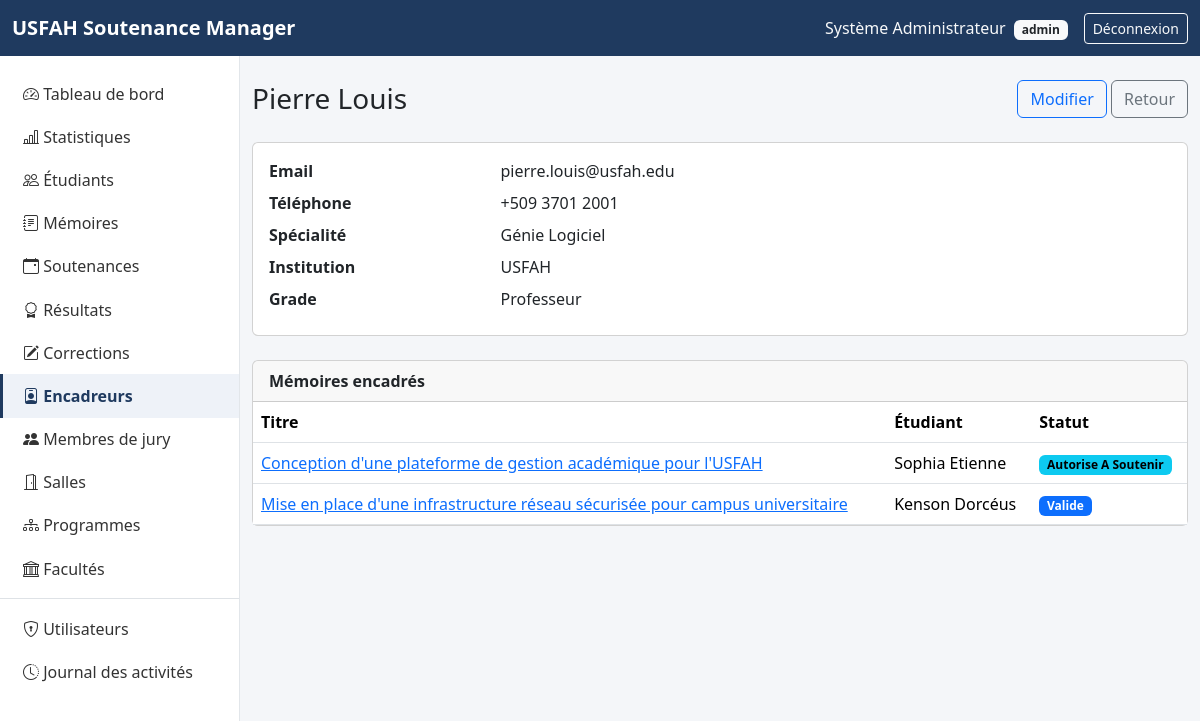
The page /supervisors/show.php?id=1 (signed in) on the database its author committed.
### tables this page shows
CREATE TABLE supervisors (
    id           INT UNSIGNED AUTO_INCREMENT PRIMARY KEY,
    last_name    VARCHAR(100) NOT NULL,
    first_name   VARCHAR(100) NOT NULL,
    email        VARCHAR(150) NOT NULL UNIQUE,
    telephone    VARCHAR(30)  NULL,
    specialite   VARCHAR(150) NULL,
    institution  VARCHAR(150) NULL,
    grade        VARCHAR(100) NULL,
    created_at   TIMESTAMP NOT NULL DEFAULT CURRENT_TIMESTAMP
);

CREATE TABLE theses (
    id                 INT UNSIGNED AUTO_INCREMENT PRIMARY KEY,
    student_id         INT UNSIGNED NOT NULL,
    titre              VARCHAR(255) NOT NULL,
    resume             TEXT NULL,
    domaine_recherche  VARCHAR(150) NULL,
    supervisor_id      INT UNSIGNED NULL,
    date_soumission    DATE NULL,
    annee_academique   VARCHAR(20) NOT NULL,
    statut             ENUM('en_preparation','soumis','valide','a_corriger','autorise_a_soutenir','soutenu')
                       NOT NULL DEFAULT 'en_preparation',
    created_at         TIMESTAMP NOT NULL DEFAULT CURRENT_TIMESTAMP,
    CONSTRAINT fk_theses_student    FOREIGN KEY (student_id)    REFERENCES students(id),
    CONSTRAINT fk_theses_supervisor FOREIGN KEY (supervisor_id) REFERENCES supervisors(id)
);

CREATE TABLE students (
    id                INT UNSIGNED AUTO_INCREMENT PRIMARY KEY,
    matricule         VARCHAR(30)  NOT NULL UNIQUE,
    last_name         VARCHAR(100) NOT NULL,
    first_name        VARCHAR(100) NOT NULL,
    sexe              ENUM('M','F') NULL,
    date_naissance    DATE NULL,
    email             VARCHAR(150) NOT NULL UNIQUE,
    telephone         VARCHAR(30)  NULL,
    faculty_id        INT UNSIGNED NULL,
    program_id        INT UNSIGNED NULL,
    niveau            VARCHAR(50)  NULL,
    annee_academique  VARCHAR(20)  NOT NULL,
    statut            ENUM('actif','inactif') NOT NULL DEFAULT 'actif',
    created_at        TIMESTAMP NOT NULL DEFAULT CURRENT_TIMESTAMP,
    CONSTRAINT fk_students_faculty FOREIGN KEY (faculty_id) REFERENCES faculties(id),
    CONSTRAINT fk_students_program FOREIGN KEY (program_id) REFERENCES programs(id)
);

### supervisors/show.php (the view, shortened to what this page needs)
<?php
require_once __DIR__ . '/../config/database.php';
require_once __DIR__ . '/../includes/functions.php';
$id = (int) get_param('id', 0);
$stmt = $pdo->prepare('SELECT * FROM supervisors WHERE id = ?');
$stmt->execute([$id]);
$supervisor = $stmt->fetch();
$theses_stmt = $pdo->prepare('SELECT t.*, s.first_name AS student_first, s.last_name AS student_last FROM theses t JOIN students s ON s.id = t.student_id WHERE t.supervisor_id = ? ORDER BY t.created_at DESC');
$theses_stmt->execute([$id]);
$theses = $theses_stmt->fetchAll();
require __DIR__ . '/../includes/header.php';
?>
<div class="d-flex justify-content-between align-items-center mb-4">
    <h1 class="h3 mb-0"><?= e($supervisor['first_name'] . ' ' . $supervisor['last_name']) ?></h1>
    <div>
        <a href="edit.php?id=<?= $id ?>" class="btn btn-outline-primary">Modifier</a>
        <a href="index.php" class="btn btn-outline-secondary">Retour</a>
    </div>
</div>
<div class="card mb-4"><div class="card-body">
    <dl class="row mb-0">
        <dt class="col-sm-3">Email</dt><dd class="col-sm-9"><?= e($supervisor['email']) ?></dd>
        <dt class="col-sm-3">Téléphone</dt><dd class="col-sm-9"><?= e($supervisor['telephone'] ?? '—') ?></dd>
        <dt class="col-sm-3">Spécialité</dt><dd class="col-sm-9"><?= e($supervisor['specialite'] ?? '—') ?></dd>
        <dt class="col-sm-3">Institution</dt><dd class="col-sm-9"><?= e($supervisor['institution'] ?? '—') ?></dd>
        <dt class="col-sm-3">Grade</dt><dd class="col-sm-9"><?= e($supervisor['grade'] ?? '—') ?></dd>
    </dl>
</div></div>
<div class="card">
    <div class="card-header fw-semibold">Mémoires encadrés</div>
    <div class="table-responsive">
        <table class="table mb-0">
            <thead><tr><th>Titre</th><th>Étudiant</th><th>Statut</th></tr></thead>
            <tbody>
                <?php foreach ($theses as $t): ?>
                    <tr>
                        <td><a href="<?= BASE_URL ?>/theses/show.php?id=<?= $t['id'] ?>"><?= e($t['titre']) ?></a></td>
                        <td><?= e($t['student_first'] . ' ' . $t['student_last']) ?></td>
                        <td><?= status_badge($t['statut']) ?></td>
                    </tr>
                <?php endforeach; ?>
            </tbody>
        </table>
    </div>
</div>
<?php require __DIR__ . '/../includes/footer.php'; ?>

### includes/functions.php (shortened to what this page needs)
<?php
function e(?string $value): string
{
    return htmlspecialchars($value ?? '', ENT_QUOTES, 'UTF-8');
}
function get_param(string $key, $default = null)
{
    return $_GET[$key] ?? $default;
}
function status_badge(string $statut): string
{
    $map = [
        'actif' => 'success', 'inactif' => 'secondary',
        'en_preparation' => 'secondary', 'soumis' => 'info', 'valide' => 'primary',
        'a_corriger' => 'warning', 'autorise_a_soutenir' => 'info', 'soutenu' => 'success',
        'programmee' => 'primary', 'reportee' => 'warning', 'realisee' => 'success', 'annulee' => 'danger',
        'a_faire' => 'secondary', 'en_cours' => 'info', 'soumise' => 'warning', 'validee' => 'success',
        'admis' => 'success', 'admis_avec_corrections' => 'warning', 'ajourne' => 'danger',
        'disponible' => 'success', 'indisponible' => 'secondary',
    ];
    $color = $map[$statut] ?? 'secondary';
    $label = ucwords(str_replace('_', ' ', $statut));
    return '<span class="badge text-bg-' . $color . '">' . e($label) . '</span>';
}

### assets/css/style.css (style rules this page uses)
:root { --usfah-primary: #1f3a5f; --usfah-primary-dark: #142842; }
body { background-color: #f4f6f9; }
table.table thead { background-color: #eef2f8; }

### rows shown on the page
supervisors: first_name+last_name "Pierre Louis", email "pierre.louis@usfah.edu", telephone "+509 3701 2001", specialite "Génie Logiciel", institution "USFAH", grade "Professeur"
theses: titre "Conception d'une plateforme de gestion académique pour l'USFAH", student.last_name "Sophia Etienne", statut "Autorise A Soutenir"
theses: titre "Mise en place d'une infrastructure réseau sécurisée pour campus universitaire", student.last_name "Kenson Dorcéus", statut "Valide"

### other values the page prints
$_SESSION['user_name'] "Système Administrateur"
current_user_role() "admin"
$label "Tableau de bord"
$label "Statistiques"
$label "Étudiants"
$label "Mémoires"
$label "Soutenances"
$label "Résultats"
$label "Corrections"
$label "Encadreurs"
$label "Membres de jury"
$label "Salles"
$label "Programmes"
$label "Facultés"
